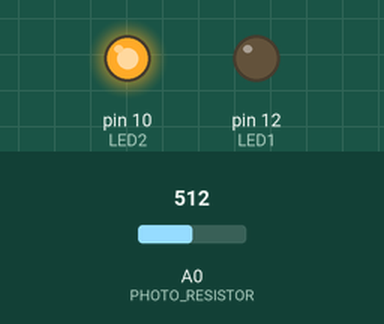
This sketch was run on a simulated Arduino Uno, built with avr-gcc and run on an emulated ATmega328P. On the bench: output pins drawn as LEDs (lit = HIGH). The inputs (shaded band) are chosen by the test bench; at power-on: A0 (PHOTO_RESISTOR) = 512.

Above: at 1.2 s.
1.3 s: A0 (PHOTO_RESISTOR) set to 306
At 2.5 s:
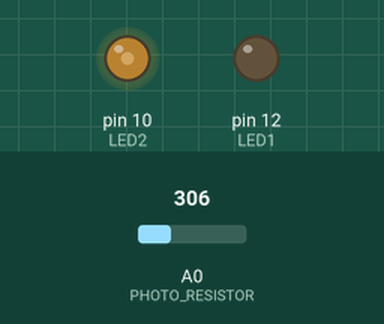
2.8 s: A0 (PHOTO_RESISTOR) set to 272
At 3.8 s:
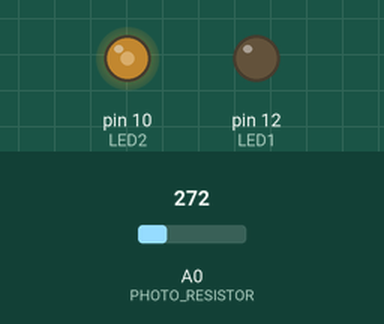
4.3 s: A0 (PHOTO_RESISTOR) set to 254
At 4.9 s:
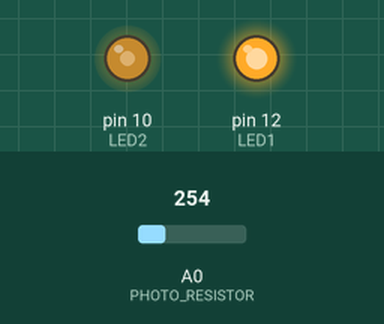
5.8 s: A0 (PHOTO_RESISTOR) set to 122
At 6.1 s:
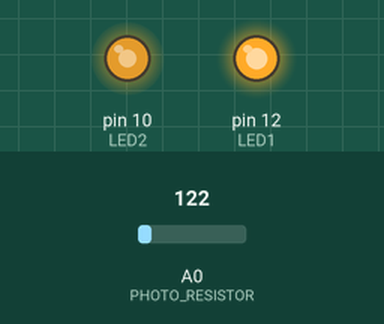
7.3 s: A0 (PHOTO_RESISTOR) set to 511
At 8.4 s:
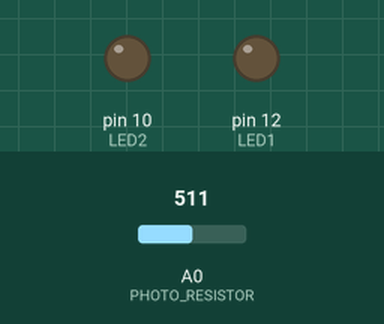
Timing chart, 0 to 9.8 s (numbered marks = the images above; inputs shaded):
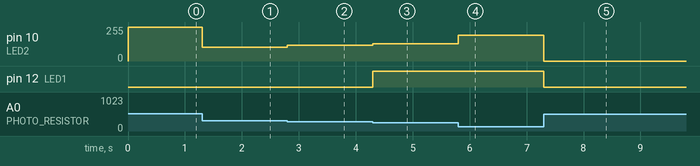

Measured:
- the behaviour switches between 255 and 254 on A0 (PHOTO_RESISTOR) (found by bisection; images 2 and 3)
- after the input at 1.3 s, pin 10 (LED2): 255/255 → 102/255 at once
- after the input at 2.8 s, pin 10 (LED2): 102/255 → 119/255 at once
- after the input at 4.3 s, pin 10 (LED2): 119/255 → 128/255 at once; pin 12 (LED1): LOW → HIGH at once
- after the input at 5.8 s, pin 10 (LED2): 128/255 → 194/255 at once
- after the input at 7.3 s, pin 10 (LED2): 194/255 → 0/255 at once; pin 12 (LED1): HIGH → LOW at once

The sketch:

Activity19.ino
```cpp
/*
Use a photoresistor to control an LED
*/

#define PHOTO_RESISTOR A0
#define LED1 12
#define LED2 10

int threshold = 255; // 25% of max luminosity
int luminosity = 1024;

void setup() {
  Serial.begin(9600);
  pinMode(LED1, OUTPUT);
  pinMode(LED2, OUTPUT);
}

void loop() {
  // read photoresistor value
  luminosity = analogRead(PHOTO_RESISTOR);
  // if light in the environment falls below threshold, turn LED1 on
  digitalWrite(LED1, (luminosity < threshold));
  // light LED2 proportional to the light in the environment
  analogWrite(LED2, (255-(luminosity/2)));
}
```
